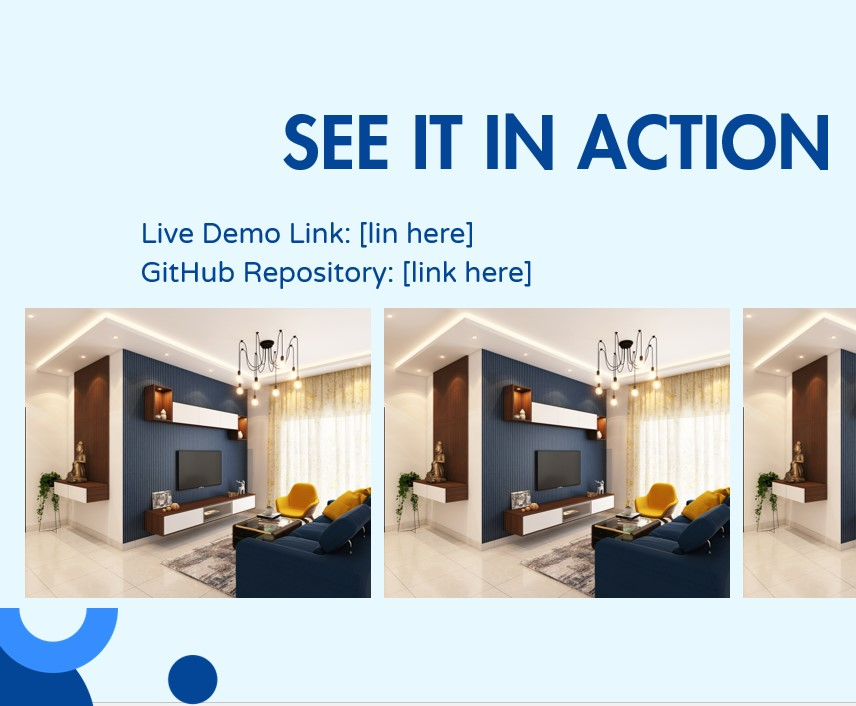
#> input picture resources/card.jpg, 856 x 706 px
$ python chapter5.py
#> lines starting #> are read from the running program, lines starting #| are printed output that depends on the picture
# warp perspective
import cv2
import numpy as np

# pixel values: 269, 218 | 511, 218 | 269, 423 | 511, 423
width, height = 400, 400
test_img = cv2.imread('resources/card.jpg')
#> test_img is the input picture: shape (706, 856, 3); mean B, G, R 206.4, 204, 196.2
img = cv2.resize(test_img, (600, 500))

pts1 = np.float32([[269, 218], [511, 218], [269, 423], [511, 423]])
pts2 = np.float32([[0, 0], [width, 0], [0, height], [width, height]])
# transformation matrix
matrix = cv2.getPerspectiveTransform(pts1, pts2)
print(matrix)
imgOutput = cv2.warpPerspective(img, matrix, (width, height))
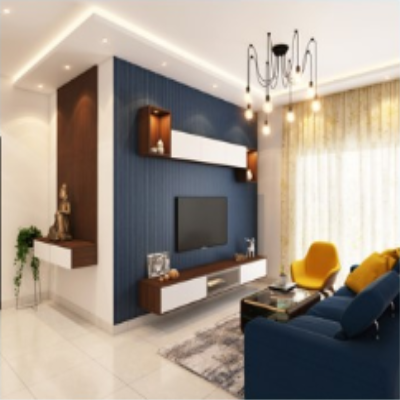
#> imgOutput: shape (400, 400, 3); mean B, G, R 139.9, 152, 163.7

cv2.imshow("img", img)
cv2.imshow("output", imgOutput)
cv2.waitKey(0)

$ run again, with resources/faces.jpg copied over resources/card.jpg
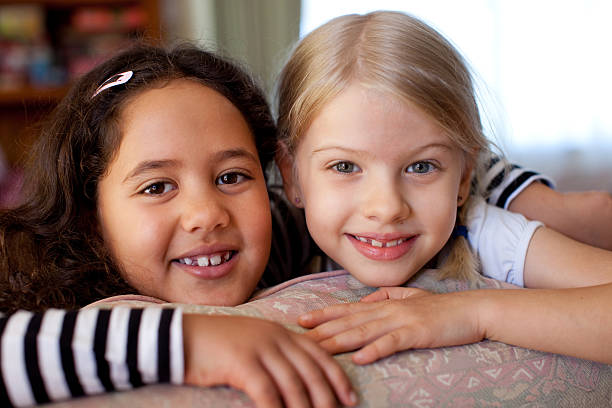
#> input picture resources/faces.jpg, 612 x 408 px
#> test_img is the input picture: shape (408, 612, 3); mean B, G, R 108.3, 118.8, 149.9
#> `img = cv2.resize(test_img, (600, 500))`:
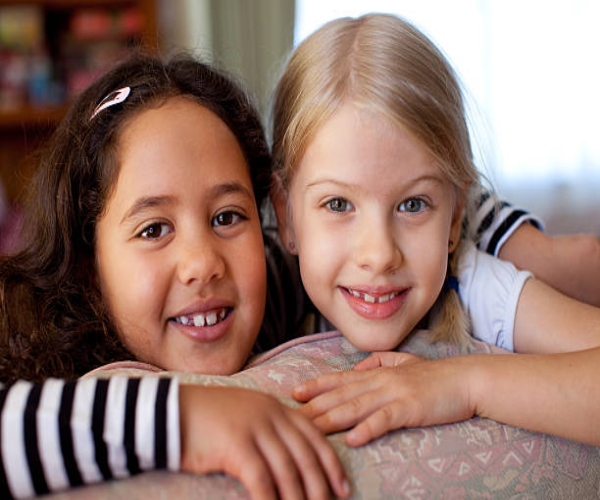
#> img: shape (500, 600, 3); mean B, G, R 108.2, 118.7, 149.8
#> `imgOutput = cv2.warpPerspective(img, matrix, (width, height))`:
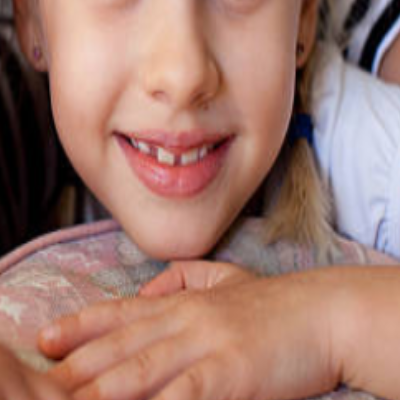
#> imgOutput: shape (400, 400, 3); mean B, G, R 111, 122.1, 161.5
